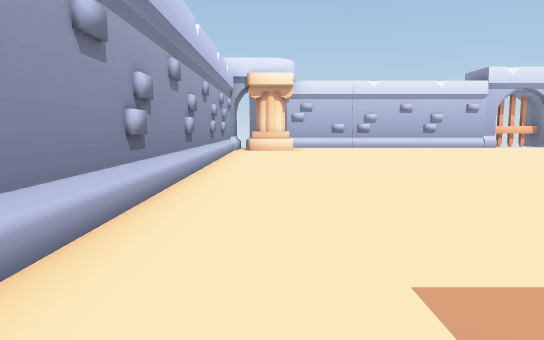
View 1 (above)

23 first-person views from a walk through a 3-D level made in the Unity game engine. The camera is 1.4 m above the floor, tilts 6° down and sees 70° across. The floor is counted in squares, 2 m on a side. Each view is taken from the middle of a square. On the plan, view 1 faces up. The plan holds only what a view shows up to about 11 squares ahead; the rest is blank. The place goes on beyond the plan.

View 2
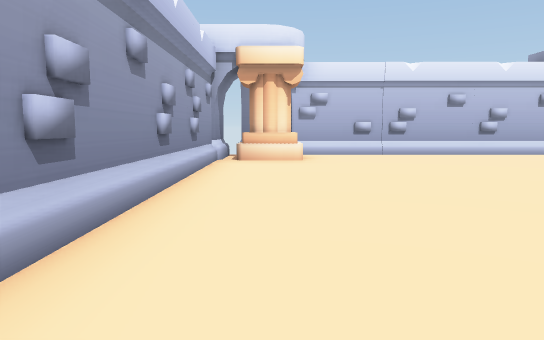

View 3
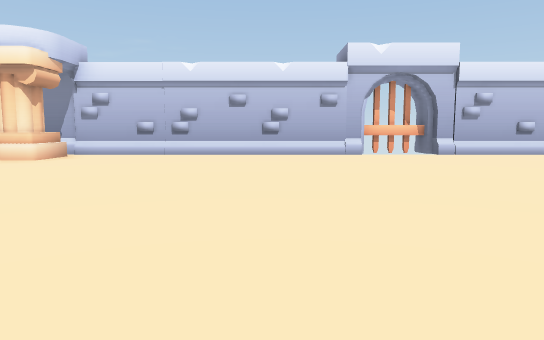

View 4
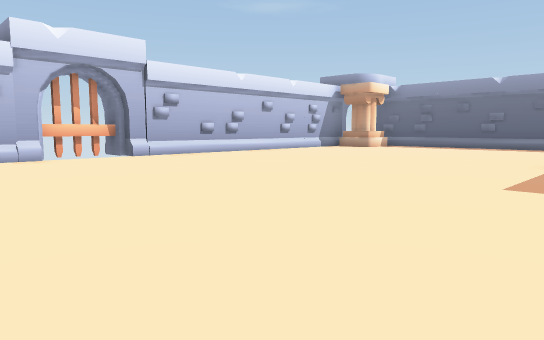

View 5
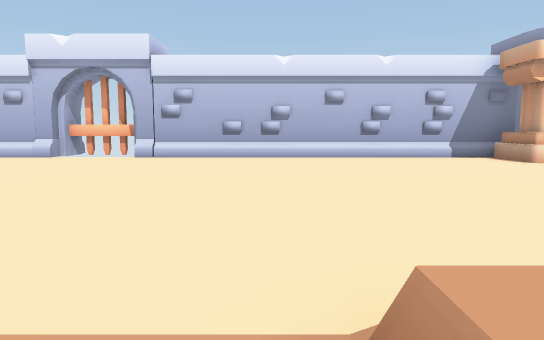

View 6
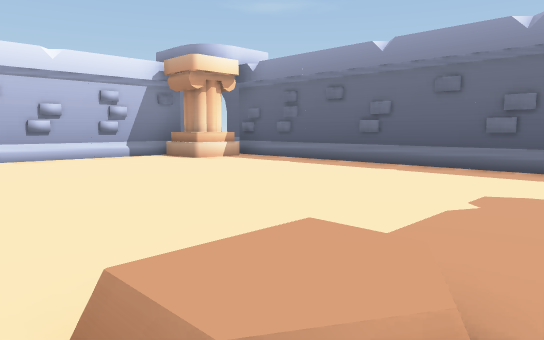

View 7
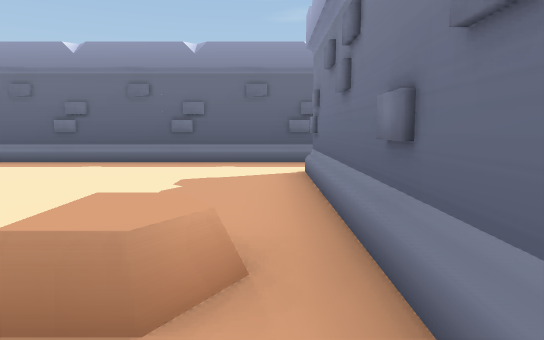

View 8
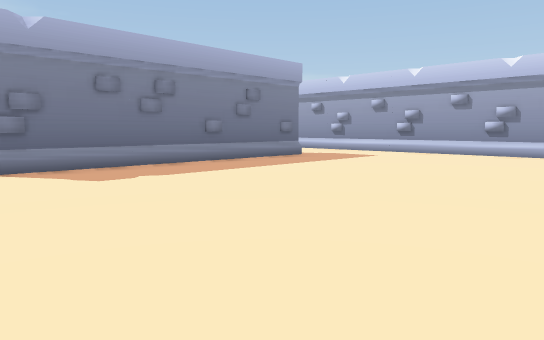

View 9
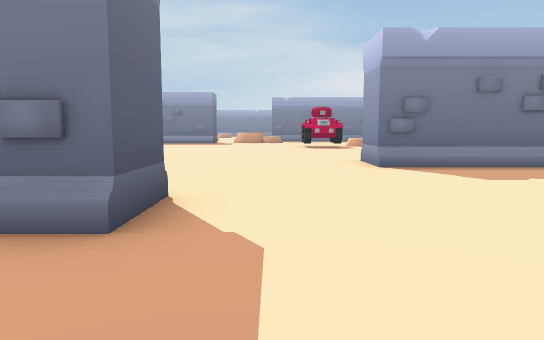

View 10
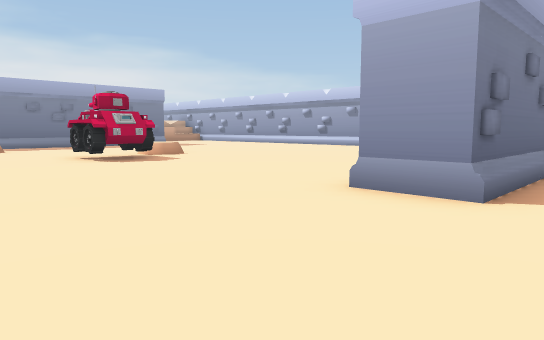

View 11
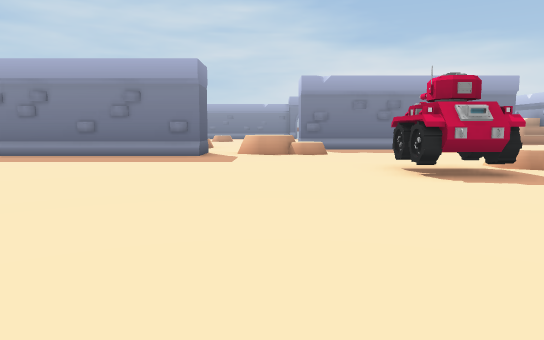

View 12
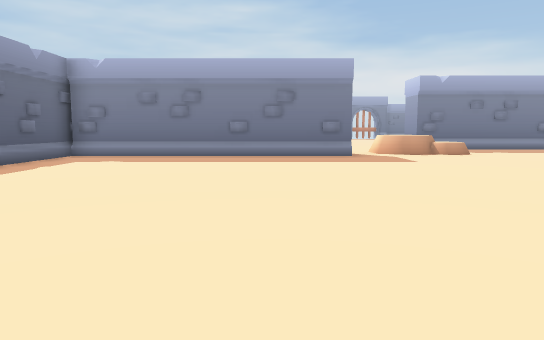

View 13
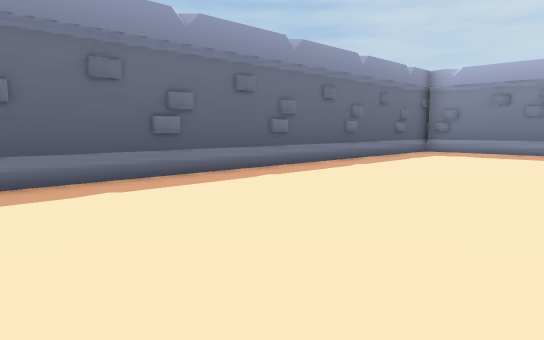

View 14
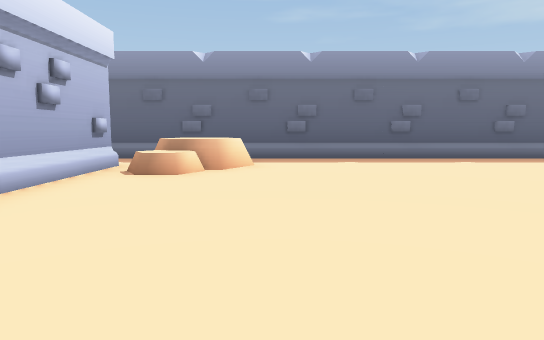

View 15
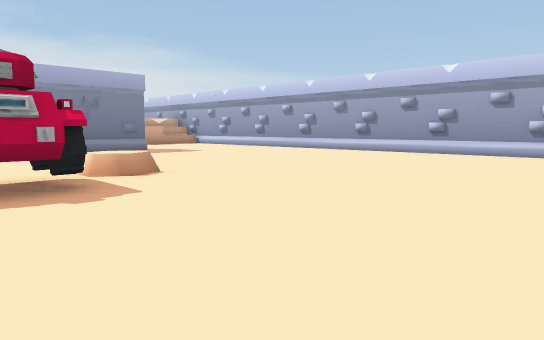

View 16
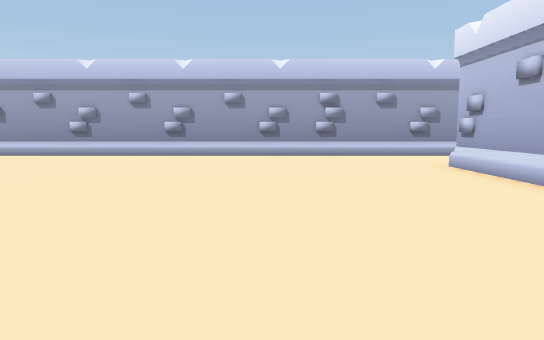

View 17
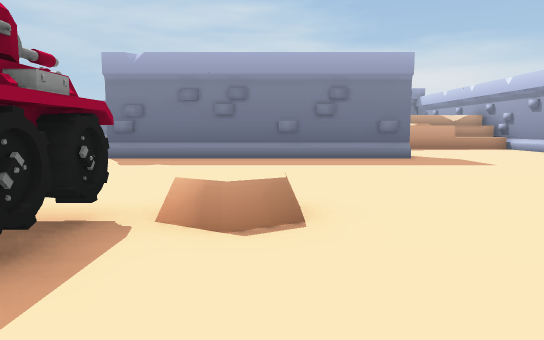

View 18
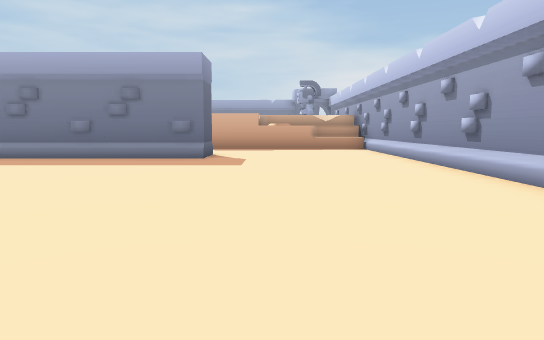

View 19
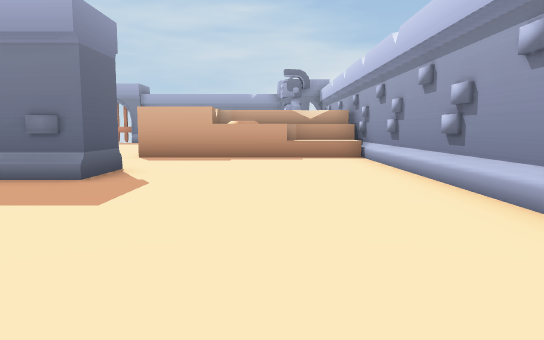

View 20
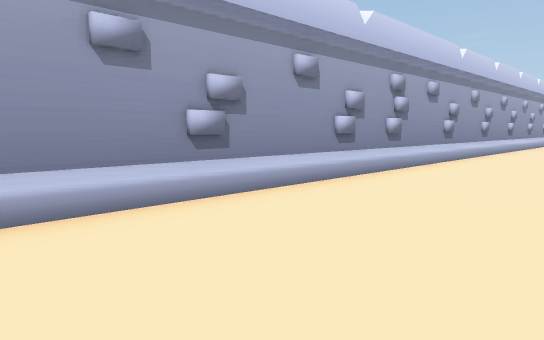

View 21
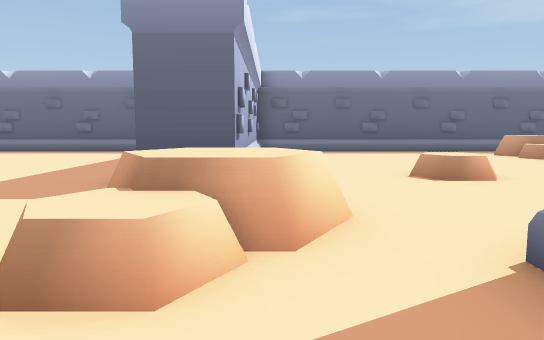

View 22
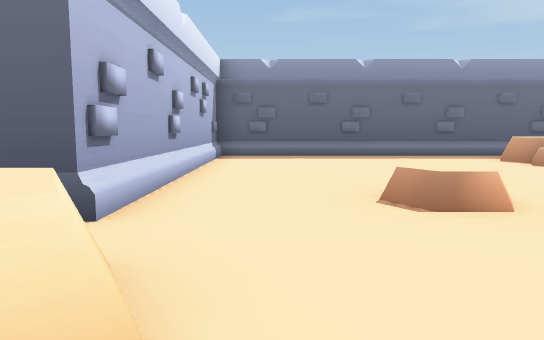

View 23
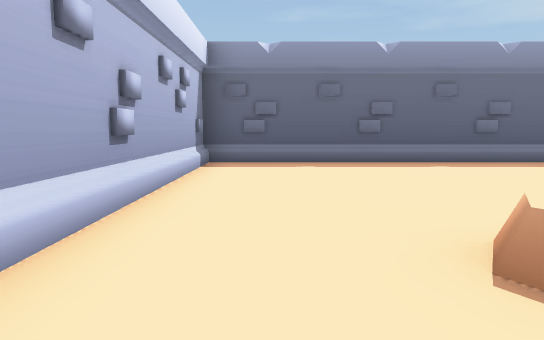

### Floor plan
Key: @ floor where view 1 was taken; # wall or solid block; . floor; / step, stairs or slope; = window, fence, low wall or low ledge; ^ raised ledge; C column; G gate; T tank.
Columns run from 2 left of view 1 to 22 right of it. Each row starts with its distance up from view 1.
 15  ##########GG##########
 14 #.C...................CC
 13 #.C...................C.#
 12 #.......................#
 11 #.......................#
 10 #.......................#
  9 #.......................#
  8 #.......................#
  7 #.......................#
  6 #................^......#
  5 #.......................#
  4 #.............########..#
  3 #.............#   ####..#
  2 #.............. ....^^^ #
  1 #....................^^ #
  0 #.@.////////............#
 -1 #...########............#
 -2 #.......  ..............#
 -3 #.......................#
 -4 #.......................#
 -5 #.......................#
 -6 #.......................#
 -7 #.......................#
 -8 #..........T............#
 -9 #........^.T............#
-10 #.......................#
-11 #.......................#
-12 #...............///////.#
-13 #............^^/#########
-14 #.............^=........#
-15 #.......................#
-16 #.....########...=......#
-17 #...../        ..^......#
-18 #......         ........#
-19 #......           ......#

Positions as (right, up) in squares from view 1, and headings:
1: (0, 0), facing up
2: (0, 4), facing up
3: (6, 4), facing up
4: (6, 5), facing up-right
5: (14, 5), facing up
6: (14, 5), facing up-right
7: (13, 5), facing right
8: (10, 7), facing down-left
9: (11, 7), facing down
10: (13, 1), facing down-left
11: (12, -2), facing down
12: (16, -2), facing down
13: (16, 0), facing down-right
14: (12, 0), facing right
15: (10, -3), facing down-left
16: (9, -5), facing left
17: (7, -6), facing down
18: (2, -6), facing down
19: (1, -10), facing down
20: (2, -10), facing up-left
21: (9, -14), facing right
22: (11, -15), facing right
23: (13, -15), facing right
